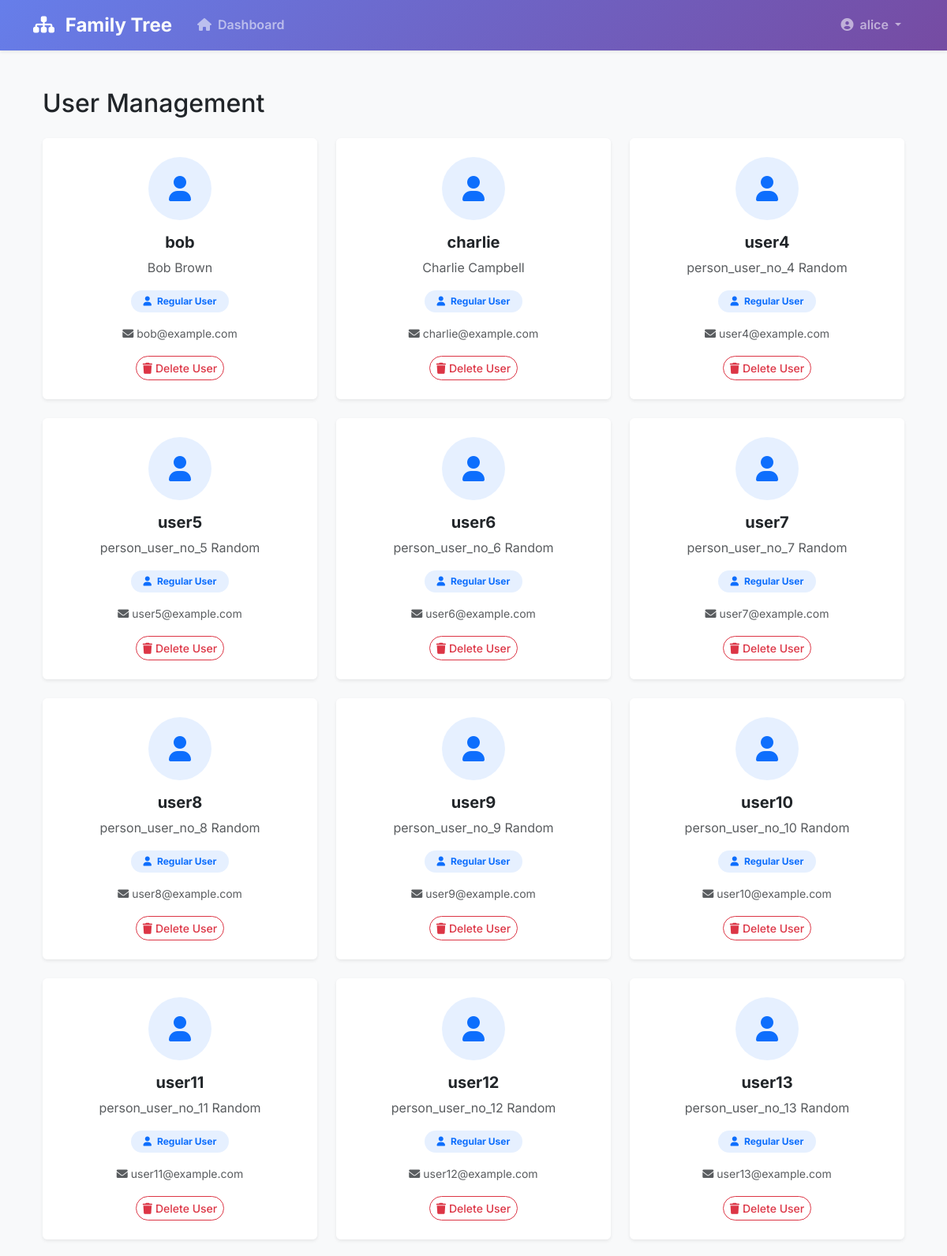
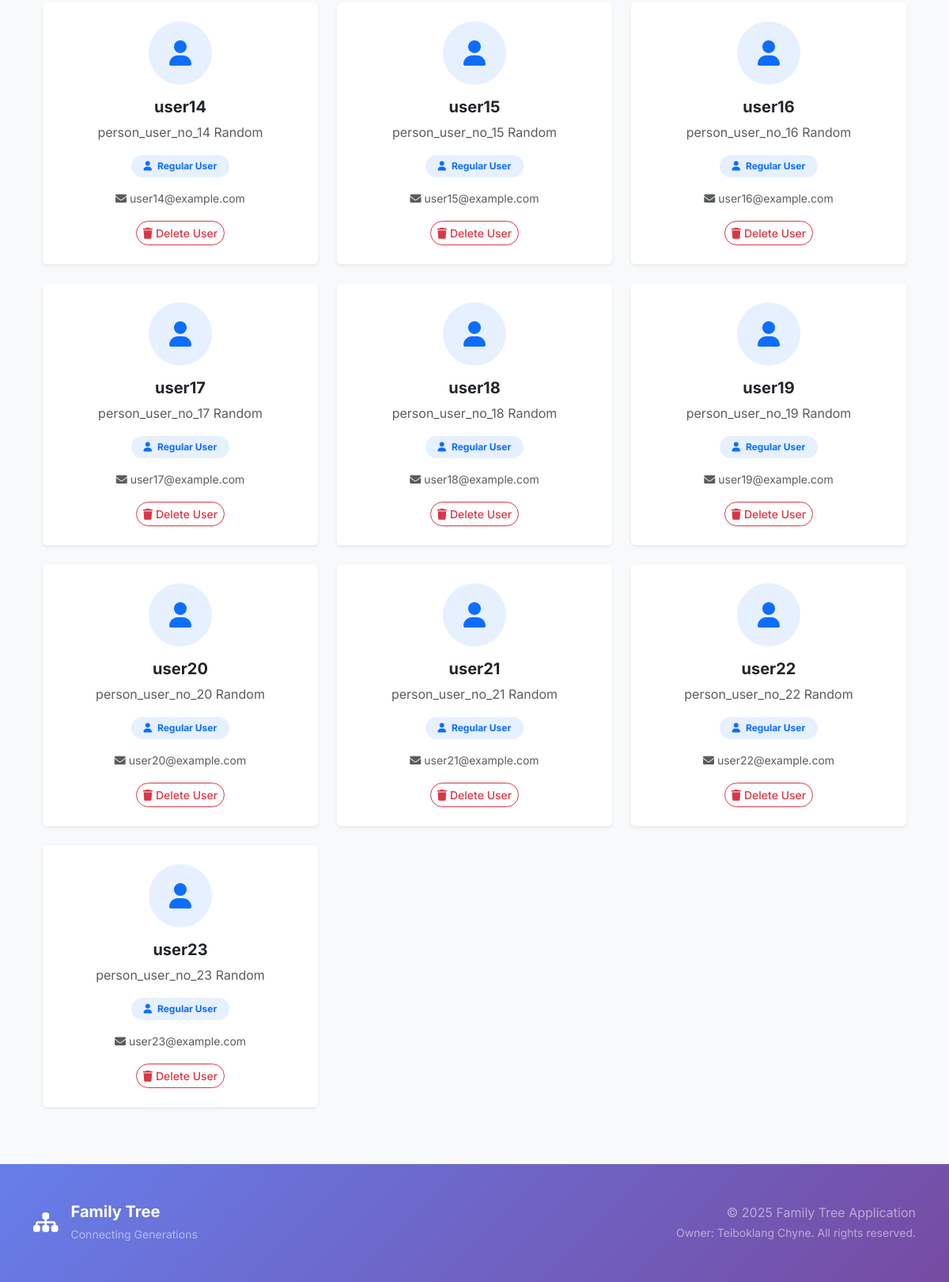
/admin/display_users (signed in), run on the app's committed database (2 pictures, top to bottom).
### family_tree/models.py (models this page shows, shortened)
class User(db.Model, UserMixin):
    id = db.Column(db.Integer, primary_key=True)
    username = db.Column(db.String(100), unique=True, nullable=False)
    email = db.Column(db.String(120), unique=True, nullable=False)
    password_hash = db.Column(db.Text, nullable=False)
    is_admin = db.Column(db.Boolean, default=False)
    profile_picture = db.relationship(
        'Picture', backref='user', uselist=False, cascade='all, delete-orphan')
    person = db.relationship('Person', backref='user',
                             uselist=False, cascade='all, delete-orphan')
    addresses = db.relationship(
        'Address', backref='user', lazy=True, cascade='all, delete-orphan')
    important_dates = db.relationship(
        'ImportantDates', backref='user', lazy=True, cascade='all, delete-orphan')
    contact_details = db.relationship(
        'ContactDetails', backref='user', lazy=True, cascade='all, delete-orphan')
    relatives = db.relationship(
        'Relatives',
        foreign_keys='Relatives.user_id',
        backref='user',
        cascade='all, delete-orphan',
        lazy=True
    )
    relatives_of = db.relationship(
        'Relatives',
        foreign_keys='Relatives.relative_user_id',
        backref='relative_user',
        cascade='all, delete-orphan',
        lazy=True
    )

class Person(db.Model):
    id = db.Column(db.Integer, primary_key=True)
    user_id = db.Column(db.Integer, db.ForeignKey('user.id'), nullable=False)
    gender = db.Column(db.Enum(GenderEnum), nullable=False)
    first_name = db.Column(db.String(100), nullable=False)
    middle_name = db.Column(db.String(100))
    last_name = db.Column(db.String(100), nullable=False)

### family_tree/routes/admin.py (the view)
@bp.route('/display_users')
@login_required
def display_users():
    users = cursor.query(db, User, *[User.is_admin == False], filter_by=False).all()
    return render_template('admin/display_users.html', users=users)

### family_tree/cursor.py (called while the page is built)
    def query(self, db, table, *args, filter_by=False, **kwargs):
        if filter_by:
            return db.session.query(table).filter_by(**kwargs)
        elif args and kwargs:
            return db.session.query(table).filter(*args).filter_by(**kwargs)
        elif args:
            return db.session.query(table).filter(*args)
        else:
            return db.session.query(table)

### family_tree/routes/admin.py (called while the page is built)
@bp.before_request
def restrict_access_to_admin():
    if not (current_user.is_authenticated and current_user.is_admin):
        app.logger.warning(f'User does not have admin permissions')
        flash('User does not have admin permissions', 'danger')
        return redirect(url_for('common.home'))

### family_tree/templates/admin/display_users.html (shortened to what this page needs)
{% extends 'base.html' %}
{% block content %}
<div class="container mt-4">
    <h2 class="mb-4">User Management</h2>
    {% if users %}
        <div class="row g-4">
            {% for user in users %}
            <div class="col-md-6 col-lg-4">
                <div class="card h-100 border-0 shadow-sm">
                    <div class="card-body text-center p-4">
                        <div class="mb-3">
                            <div class="bg-primary bg-opacity-10 rounded-circle d-inline-flex align-items-center justify-content-center"
                                 style="width: 80px; height: 80px;">
                                <i class="fas fa-user text-primary fs-2"></i>
                            </div>
                        </div>
                        <h5 class="card-title fw-bold mb-2">{{ user.username }}</h5>
                        <p class="card-text text-muted mb-3">
                            {% if user.person %}
                                {{ user.person.first_name }} {{ user.person.last_name }}
                            {% else %}
                                No profile created
                            {% endif %}
                        </p>
                        <div class="mb-3">
                            <span class="badge bg-{{ 'danger' if user.is_admin else 'primary' }} bg-opacity-10 text-{{ 'danger' if user.is_admin else 'primary' }} px-3 py-2 rounded-pill">
                                <i class="fas fa-{{ 'shield-alt' if user.is_admin else 'user' }} me-1"></i>
                                {{ 'Administrator' if user.is_admin else 'Regular User' }}
                            </span>
                        </div>
                        <p class="text-muted small mb-3">
                            <i class="fas fa-envelope me-1"></i>{{ user.email }}
                        </p>
                        <div class="mt-3">
                            <a href="{{ url_for('admin.display_user', user_id=user.id) }}"
                               class="btn btn-outline-danger btn-sm rounded-pill"
                              >
                                <i class="fas fa-trash me-1"></i>Delete User
                            </a>
                        </div>
                    </div>
                </div>
            </div>
            {% endfor %}
        </div>
    {% else %}
        <div class="alert alert-info">No users found.</div>
    {% endif %}
</div>
{% endblock %}

### family_tree/templates/base.html (shortened to what this page needs)
<!DOCTYPE html>
<html lang="en">
<head>
    <link href="https://cdn.jsdelivr.net/npm/bootstrap@5.3.0/dist/css/bootstrap.min.css" rel="stylesheet">
    <link href="https://cdn.jsdelivr.net/npm/bootstrap-select@1.14.0-beta3/dist/css/bootstrap-select.min.css" rel="stylesheet">
    <link href="https://cdnjs.cloudflare.com/ajax/libs/font-awesome/6.0.0/css/all.min.css" rel="stylesheet">
    <link href="{{ url_for('static', filename='css/style.css') }}" rel="stylesheet">
</head>
<body class="bg-light">
    <nav class="navbar navbar-expand-lg navbar-dark bg-gradient-primary shadow-sm sticky-top">
        <div class="container">
            {% if current_user.is_authenticated %}
              {% if current_user.is_admin %}
                <a class="navbar-brand fw-bold fs-4" href="{{ url_for('admin.dashboard') }}">
                    <i class="fas fa-sitemap me-2 text-white"></i>
                    <span class="text-gradient-white">Family Tree</span>
                </a>
              {% else %}
                <a class="navbar-brand fw-bold fs-4" href="{{ url_for('user.dashboard') }}">
                    <i class="fas fa-sitemap me-2 text-white"></i>
                    <span class="text-gradient-white">Family Tree</span>
                </a>
              {% endif %}
            {% else %}
              <a class="navbar-brand fw-bold fs-4" href="{{ url_for('common.home') }}">
                <i class="fas fa-sitemap me-2 text-white"></i>
                <span class="text-gradient-white">Family Tree</span>
              </a>
            {% endif %}
            <div class="collapse navbar-collapse" id="navbarNav">
                <ul class="navbar-nav me-auto">
                    {% if current_user.is_authenticated%}
                      {% if current_user.is_admin %}
                        <li class="nav-item">
                            <a class="nav-link fw-semibold px-3 py-2 rounded-pill nav-link-hover" href="{{ url_for('admin.dashboard') }}">
                                <i class="fas fa-home me-2"></i>Dashboard
                            </a>
                        </li>
                      {% endif %}
                    {% endif %}
                </ul>
                <ul class="navbar-nav">
                    {% if current_user.is_authenticated %}
                      {% if current_user.is_admin%}
                        <li class="nav-item dropdown">
                            <a class="nav-link dropdown-toggle fw-semibold px-3 py-2 rounded-pill nav-link-hover" href="#" id="navbarDropdown" role="button" data-bs-toggle="dropdown">
                                <i class="fas fa-user-circle me-2"></i>{{ current_user.username }}
                            </a>
                        </li>
                      {% endif %}
                    {% else %}
                        <li class="nav-item">
                            <a class="nav-link fw-semibold px-3 py-2 rounded-pill nav-link-hover" href="{{ url_for('common.login') }}">
                                <i class="fas fa-sign-in-alt me-2"></i>Login
                            </a>
                        </li>
                    {% endif %}
                </ul>
            </div>
        </div>
    </nav>
    <main class="container-fluid px-0">
        <div class="container py-4">
            {% block content %}{% endblock %}
        </div>
    </main>
    <footer class="bg-gradient-primary text-white mt-5 py-5">
        <div class="container">
            <div class="row align-items-center">
                <div class="col-md-6">
                    <div class="d-flex align-items-center">
                        <i class="fas fa-sitemap me-3 fs-3"></i>
                        <div>
                            <h5 class="mb-1 fw-bold">Family Tree</h5>
                            <small class="text-white-50">Connecting Generations</small>
                        </div>
                    </div>
                </div>
                <div class="col-md-6 text-md-end">
                    <p class="mb-0 text-white-50">
                        &copy; 2025 Family Tree Application<br>
                        <small>Owner: Teiboklang Chyne. All rights reserved.</small>
                    </p>
                </div>
            </div>
        </div>
    </footer>
</body>
</html>

### family_tree/static/css/style.css (style rules this page uses)
.bg-gradient-primary { background: linear-gradient(135deg, #667eea 0%, #764ba2 100%); }
.card { backdrop-filter: blur(10px); background: rgba(255, 255, 255, 0.95); }
body { font-family: 'Inter', sans-serif; line-height: 1.6; }
.navbar-brand { transition: all 0.3s ease; }
.nav-link-hover { transition: all 0.3s ease; position: relative; }
.text-gradient-white { background: linear-gradient(135deg, #ffffff 0%, #f8f9fa 100%); -webkit-background-clip: text; -webkit-text-fill-color: transparent; background-clip: text; }
footer { background: linear-gradient(135deg, #667eea 0%, #764ba2 100%); }
.btn { font-weight: 500; transition: all 0.3s ease; }
.card { transition: all 0.3s ease; }
.card-body .btn { transition: all 0.3s ease; }
.btn-sm { font-weight: 500; }

### data on the page
User: username "alice"
User: username "bob", person.first_name "Bob", person.last_name "Brown", is_admin "Regular User", email "bob@example.com"
User: username "charlie", person.first_name "Charlie", person.last_name "Campbell", is_admin "Regular User", email "charlie@example.com"
User: username "user4", person.first_name "person_user_no_4", person.last_name "Random", is_admin "Regular User", email "user4@example.com"
User: username "user5", person.first_name "person_user_no_5", person.last_name "Random", is_admin "Regular User", email "user5@example.com"
User: username "user6", person.first_name "person_user_no_6", person.last_name "Random", is_admin "Regular User", email "user6@example.com"
User: username "user7", person.first_name "person_user_no_7", person.last_name "Random", is_admin "Regular User", email "user7@example.com"
User: username "user8", person.first_name "person_user_no_8", person.last_name "Random", is_admin "Regular User", email "user8@example.com"
User: username "user9", person.first_name "person_user_no_9", person.last_name "Random", is_admin "Regular User", email "user9@example.com"
User: username "user10", person.first_name "person_user_no_10", person.last_name "Random", is_admin "Regular User", email "user10@example.com"
User: username "user11", person.first_name "person_user_no_11", person.last_name "Random", is_admin "Regular User", email "user11@example.com"
User: username "user12", person.first_name "person_user_no_12", person.last_name "Random", is_admin "Regular User", email "user12@example.com"
User: username "user13", person.first_name "person_user_no_13", person.last_name "Random", is_admin "Regular User", email "user13@example.com"
User: username "user14", person.first_name "person_user_no_14", person.last_name "Random", is_admin "Regular User", email "user14@example.com"
User: username "user15", person.first_name "person_user_no_15", person.last_name "Random", is_admin "Regular User", email "user15@example.com"
User: username "user16", person.first_name "person_user_no_16", person.last_name "Random", is_admin "Regular User", email "user16@example.com"
User: username "user17", person.first_name "person_user_no_17", person.last_name "Random", is_admin "Regular User", email "user17@example.com"
User: username "user18", person.first_name "person_user_no_18", person.last_name "Random", is_admin "Regular User", email "user18@example.com"
User: username "user19", person.first_name "person_user_no_19", person.last_name "Random", is_admin "Regular User", email "user19@example.com"
User: username "user20", person.first_name "person_user_no_20", person.last_name "Random", is_admin "Regular User", email "user20@example.com"
User: username "user21", person.first_name "person_user_no_21", person.last_name "Random", is_admin "Regular User", email "user21@example.com"
User: username "user22", person.first_name "person_user_no_22", person.last_name "Random", is_admin "Regular User", email "user22@example.com"
User: username "user23", person.first_name "person_user_no_23", person.last_name "Random", is_admin "Regular User", email "user23@example.com"
